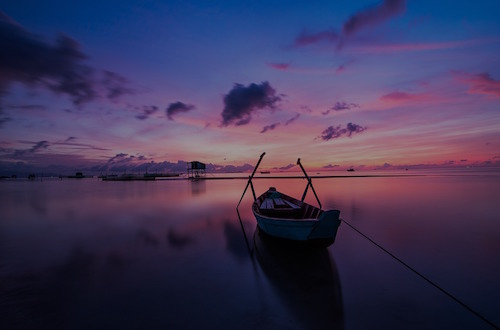
#> input picture Chapter9/sunrise.jpg, 500 x 330 px
$ python histogram_equalizer.py sunrise.jpg
#> lines starting #> are read from the running program, lines starting #| are printed output that depends on the picture
import sys

import cv2
import numpy as np

# Load input image -- 'sunrise.jpg'
input_file = sys.argv[1]
img = cv2.imread(input_file)
#> img is the input picture: shape (330, 500, 3); mean B, G, R 87.8, 54.6, 63.6

# Convert it to grayscale
img_gray = cv2.cvtColor(img, cv2.COLOR_BGR2GRAY)
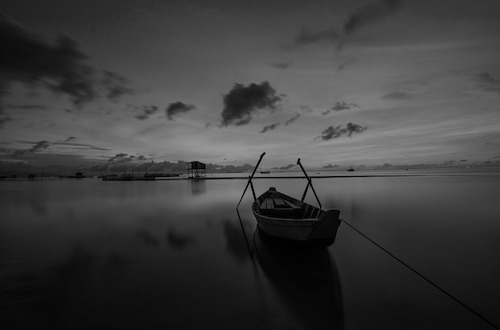
#> img_gray: shape (330, 500); min 0, max 153, mean 61.1
cv2.imshow('Input grayscale image', img_gray)

# Equalize the histogram
img_gray_histeq = cv2.equalizeHist(img_gray)
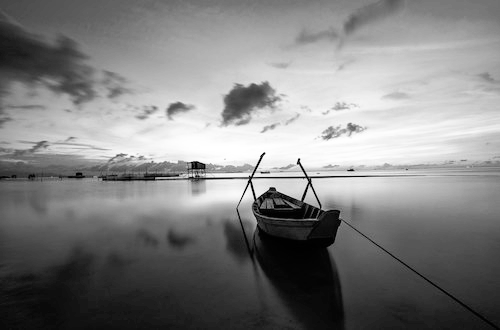
#> img_gray_histeq: shape (330, 500); min 0, max 255, mean 128.4
cv2.imshow('Histogram equalized - grayscale', img_gray_histeq)

# Histogram equalization of color images
img_yuv = cv2.cvtColor(img, cv2.COLOR_BGR2YUV)
#> img_yuv: shape (330, 500, 3); mean of channels 0, 1, 2 61.1, 141.1, 130.2
img_yuv[:,:,0] = cv2.equalizeHist(img_yuv[:,:,0])
#> img_yuv: shape (330, 500, 3); mean of channels 0, 1, 2 128.4, 141.1, 130.2

img_histeq = cv2.cvtColor(img_yuv, cv2.COLOR_YUV2BGR)
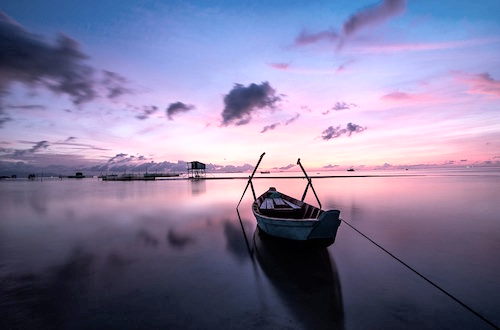
#> img_histeq: shape (330, 500, 3); mean B, G, R 154.7, 122, 129.4

cv2.imshow('Input color image', img)
cv2.imshow('Histogram equalized - color', img_histeq)

cv2.waitKey()

$ run again, with Chapter9/forest.jpg copied over Chapter9/sunrise.jpg
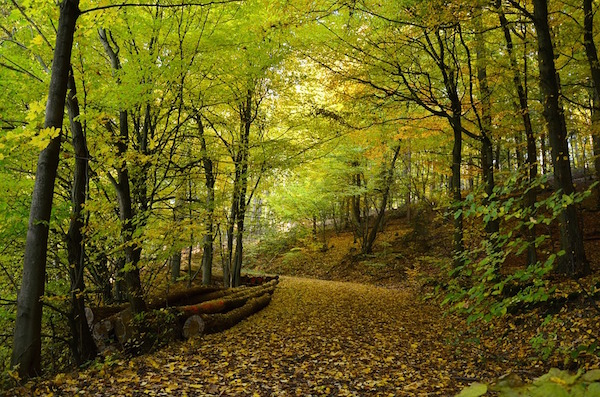
#> input picture Chapter9/forest.jpg, 600 x 397 px
#> img is the input picture: shape (397, 600, 3); mean B, G, R 25.9, 91.8, 97.9
#> `img_gray_histeq = cv2.equalizeHist(img_gray)`:
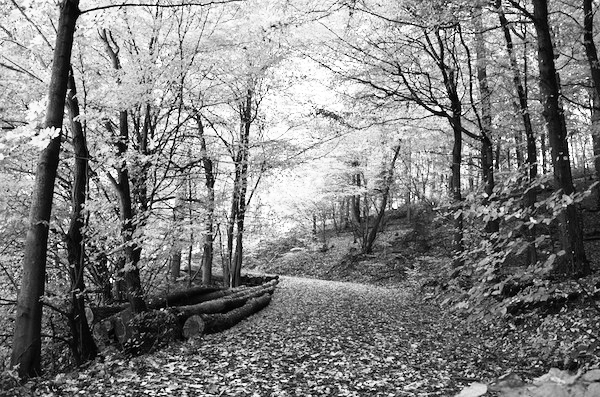
#> img_gray_histeq: shape (397, 600); min 0, max 255, mean 128.2
#> `img_histeq = cv2.cvtColor(img_yuv, cv2.COLOR_YUV2BGR)`:
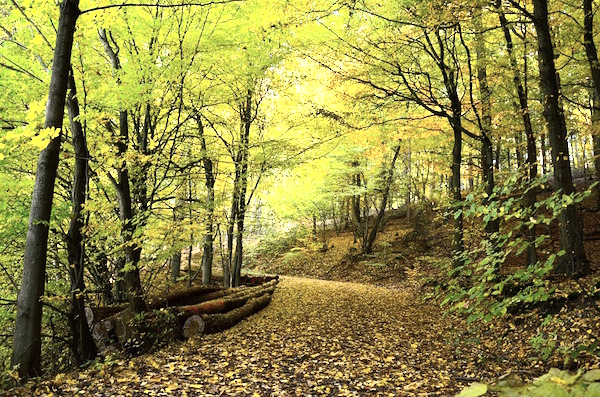
#> img_histeq: shape (397, 600, 3); mean B, G, R 68, 133.5, 139.5
